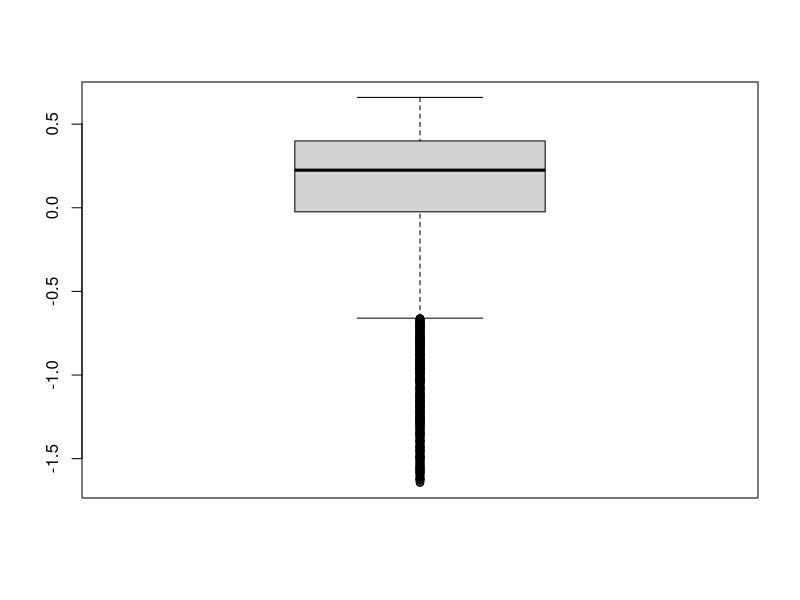
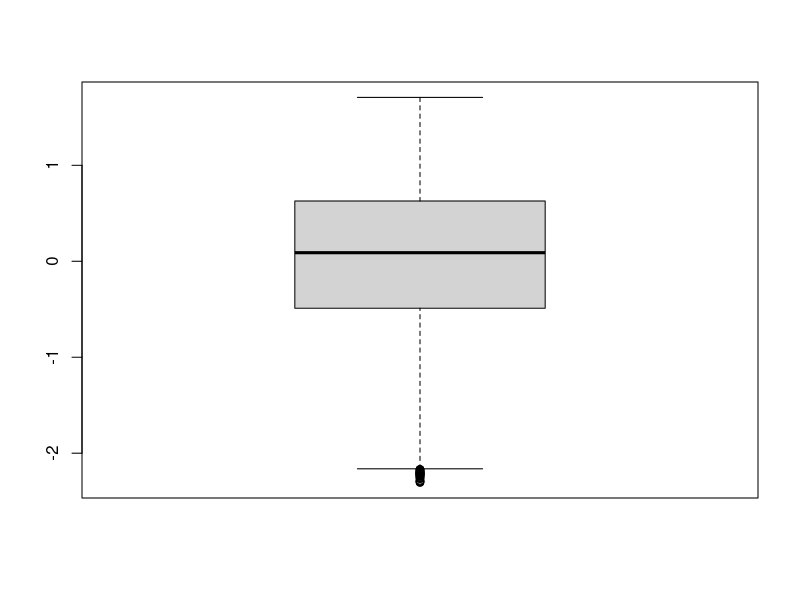
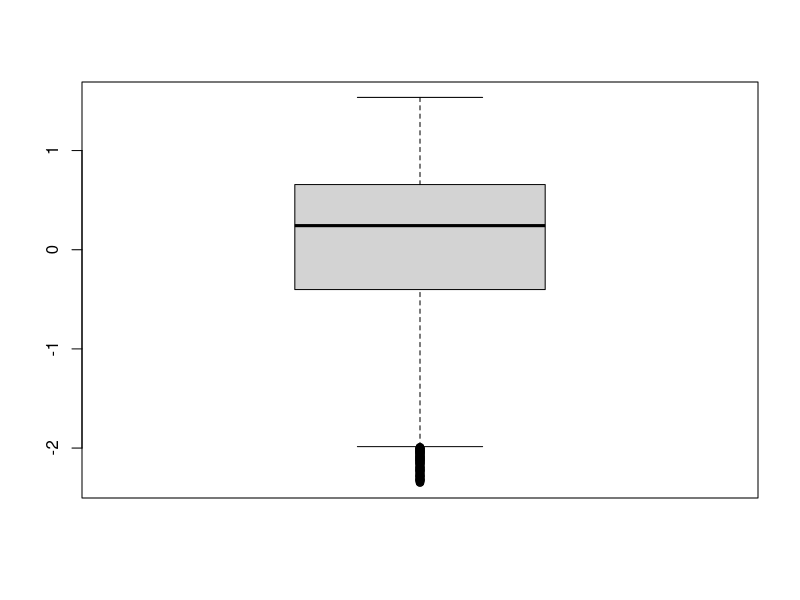
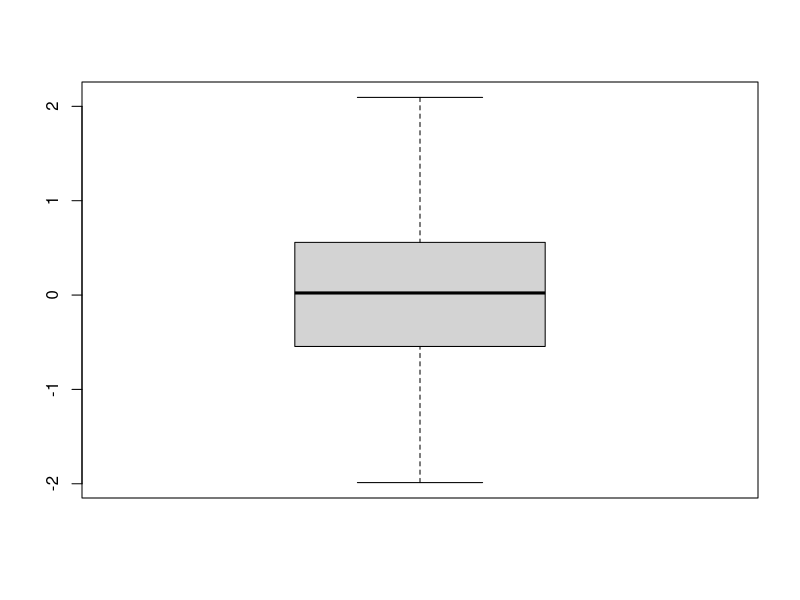
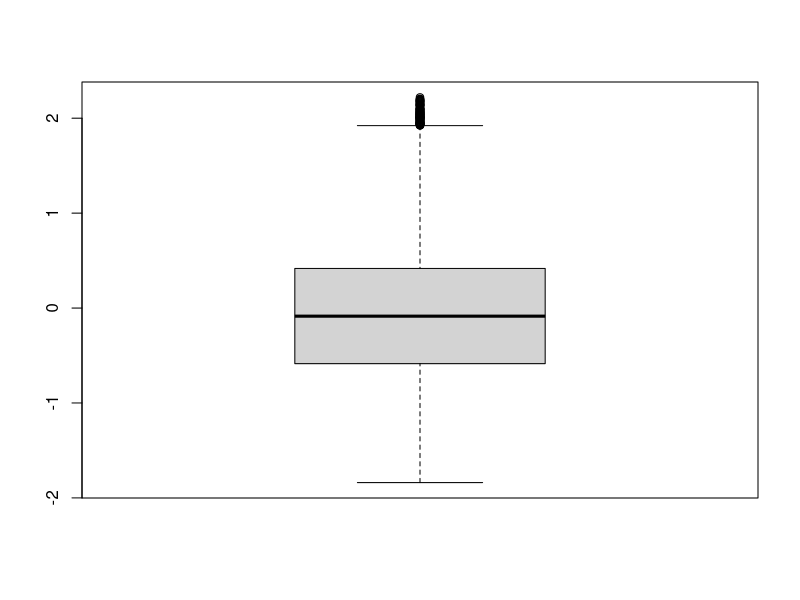
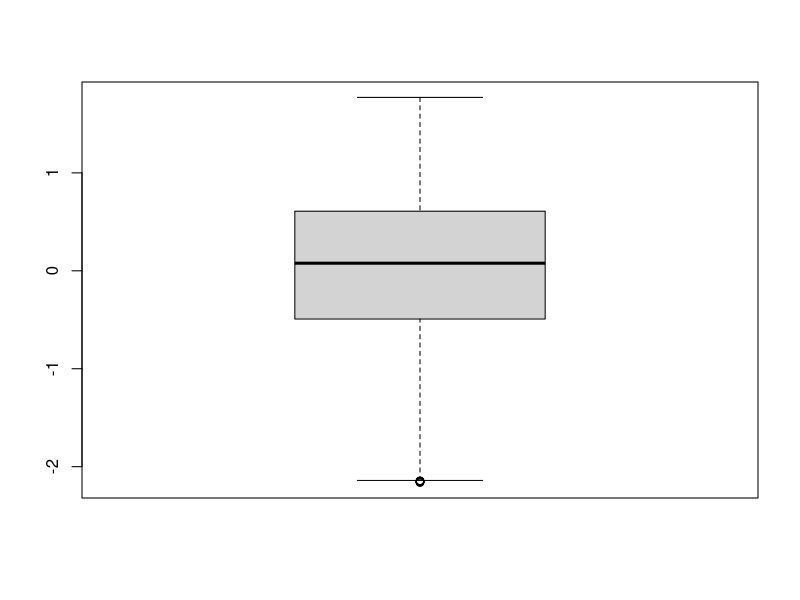
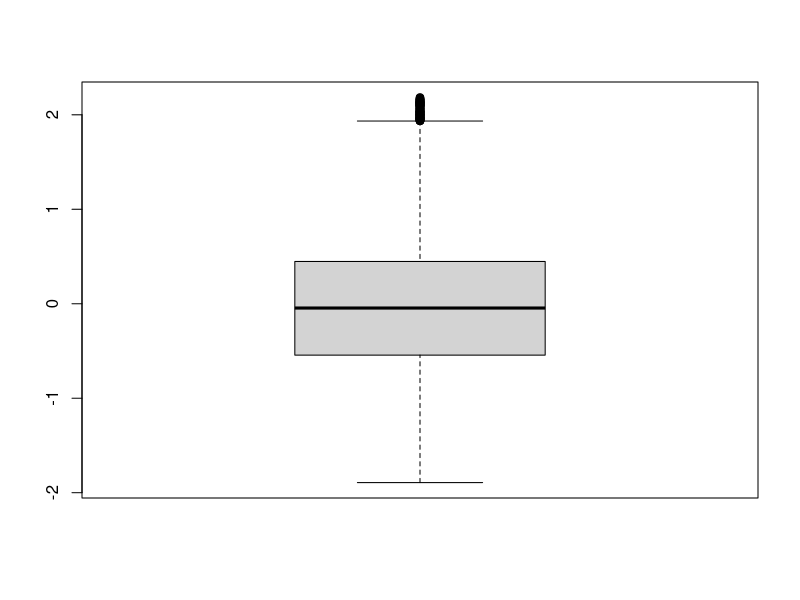
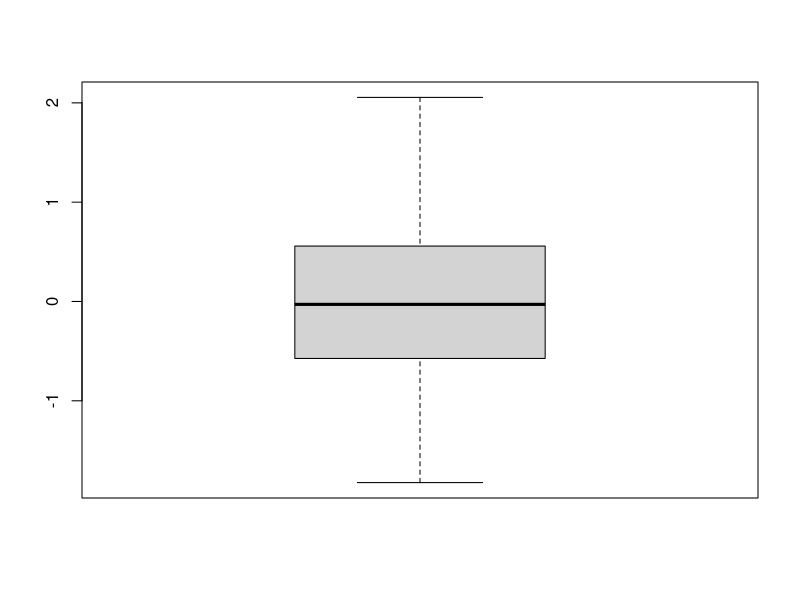

R code for these plots, in order: (Note: this script raises an error after producing the figures.)
library(ggplot2)
library(randomForest)
library(ROCR)
library(e1071)
library(rpart)
library(caret)

# 1 read input data & modify column
train<-read.csv('hw7_train.csv', header = TRUE)
test<-read.csv('hw7_test.csv', header = TRUE)
length(train[,2])
length(test[,2])
label<-c()
for(i in 1:length(test[,2])){
  label<-c(label, 0)
}
test<-cbind(test, label)
test<-test[c(1,22,2,3,4,5,6,7,8,9,10,11,12,13,14,15,16,17,18,19,20,21)]
data<-data.frame()
data<-rbind(data,train)
data<-rbind(data,test)
data<-data[2:22] # cut column X (just no meaning serial number)
str(data)

# 2 missing & odd value imputation
summary(data)
sum(is.na(data)) # no missings

# 2.1 feature1
#boxplot(data$feature1) # outliers BAD
#sum(data$feature1< -1)
lower_bound<-quantile(data$feature1, 0.025)
upper_bound<-quantile(data$feature1, 0.975)
#sum(data$feature1 < lower_bound)
data$feature1[data$feature1<lower_bound]<-median(data$feature1)
data$feature1[data$feature1>upper_bound]<-median(data$feature1)
boxplot(data$feature1)
# 2.2 
lower_bound<-quantile(data$feature2, 0.025)
upper_bound<-quantile(data$feature2, 0.975)
data$feature2[data$feature2<lower_bound]<-median(data$feature2)
data$feature2[data$feature2>upper_bound]<-median(data$feature2)
boxplot(data$feature2)
# 2.3
lower_bound<-quantile(data$feature3, 0.025)
upper_bound<-quantile(data$feature3, 0.975)
data$feature3[data$feature3<lower_bound]<-median(data$feature3)
data$feature3[data$feature3>upper_bound]<-median(data$feature3)
boxplot(data$feature3)
# 2.4
lower_bound<-quantile(data$feature4, 0.025)
upper_bound<-quantile(data$feature4, 0.975)
data$feature4[data$feature4<lower_bound]<-median(data$feature4)
data$feature4[data$feature4>upper_bound]<-median(data$feature4)
boxplot(data$feature4)
# 2.5
lower_bound<-quantile(data$feature5, 0.025)
upper_bound<-quantile(data$feature5, 0.975)
data$feature5[data$feature5<lower_bound]<-median(data$feature5)
data$feature5[data$feature5>upper_bound]<-median(data$feature5)
boxplot(data$feature5)
# 2.6
lower_bound<-quantile(data$feature6, 0.025)
upper_bound<-quantile(data$feature6, 0.975)
data$feature6[data$feature6<lower_bound]<-median(data$feature6)
data$feature6[data$feature6>upper_bound]<-median(data$feature6)
boxplot(data$feature6)
# 2.7
lower_bound<-quantile(data$feature7, 0.025)
upper_bound<-quantile(data$feature7, 0.975)
data$feature7[data$feature7<lower_bound]<-median(data$feature7)
data$feature7[data$feature7>upper_bound]<-median(data$feature7)
boxplot(data$feature7)
# 2.8
lower_bound<-quantile(data$feature8, 0.025)
upper_bound<-quantile(data$feature8, 0.975)
data$feature8[data$feature8<lower_bound]<-median(data$feature8)
data$feature8[data$feature8>upper_bound]<-median(data$feature8)
boxplot(data$feature8)
# 2.9
lower_bound<-quantile(data$feature9, 0.025)
upper_bound<-quantile(data$feature9, 0.975)
data$feature9[data$feature9<lower_bound]<-median(data$feature9)
data$feature9[data$feature9>upper_bound]<-median(data$feature9)
boxplot(data$feature9)
# 2.10
lower_bound<-quantile(data$feature10, 0.025)
upper_bound<-quantile(data$feature10, 0.975)
data$feature10[data$feature10<lower_bound]<-median(data$feature10)
data$feature10[data$feature10>upper_bound]<-median(data$feature10)
boxplot(data$feature10)
# 2.11
lower_bound<-quantile(data$feature11, 0.025)
upper_bound<-quantile(data$feature11, 0.975)
data$feature11[data$feature11<lower_bound]<-median(data$feature11)
data$feature11[data$feature11>upper_bound]<-median(data$feature11)
boxplot(data$feature11)
# 2.12
lower_bound<-quantile(data$feature12, 0.025)
upper_bound<-quantile(data$feature12, 0.975)
data$feature12[data$feature12<lower_bound]<-median(data$feature12)
data$feature12[data$feature12>upper_bound]<-median(data$feature12)
boxplot(data$feature12)
# 2.13
lower_bound<-quantile(data$feature13, 0.025)
upper_bound<-quantile(data$feature13, 0.975)
data$feature13[data$feature13<lower_bound]<-median(data$feature13)
data$feature13[data$feature13>upper_bound]<-median(data$feature13)
boxplot(data$feature13)
# 2.14
lower_bound<-quantile(data$feature14, 0.025)
upper_bound<-quantile(data$feature14, 0.975)
data$feature14[data$feature14<lower_bound]<-median(data$feature14)
data$feature14[data$feature14>upper_bound]<-median(data$feature14)
boxplot(data$feature14)
# 2.15
lower_bound<-quantile(data$feature15, 0.025)
upper_bound<-quantile(data$feature15, 0.975)
data$feature15[data$feature15<lower_bound]<-median(data$feature15)
data$feature15[data$feature15>upper_bound]<-median(data$feature15)
boxplot(data$feature15)
# 2.16
lower_bound<-quantile(data$feature16, 0.025)
upper_bound<-quantile(data$feature16, 0.975)
data$feature16[data$feature16<lower_bound]<-median(data$feature16)
data$feature16[data$feature16>upper_bound]<-median(data$feature16)
boxplot(data$feature16)
# 2.17
lower_bound<-quantile(data$feature17, 0.025)
upper_bound<-quantile(data$feature17, 0.975)
data$feature17[data$feature17<lower_bound]<-median(data$feature17)
data$feature17[data$feature17>upper_bound]<-median(data$feature17)
boxplot(data$feature17)
# 2.18
lower_bound<-quantile(data$feature18, 0.025)
upper_bound<-quantile(data$feature18, 0.975)
data$feature18[data$feature18<lower_bound]<-median(data$feature18)
data$feature18[data$feature18>upper_bound]<-median(data$feature18)
boxplot(data$feature18)
# 2.19
lower_bound<-quantile(data$feature19, 0.025)
upper_bound<-quantile(data$feature19, 0.975)
data$feature19[data$feature19<lower_bound]<-median(data$feature19)
data$feature19[data$feature19>upper_bound]<-median(data$feature19)
boxplot(data$feature19)
# 2.20
lower_bound<-quantile(data$feature20, 0.025)
upper_bound<-quantile(data$feature20, 0.975)
data$feature20[data$feature20<lower_bound]<-median(data$feature20)
data$feature20[data$feature20>upper_bound]<-median(data$feature20)
boxplot(data$feature20)

# 3 data balencing
index<-c(1:length(train[,2]))
train1<-data[index,]
test1<-data[-index,]
#train1$label<-as.factor(train1$label)

# made 3 kinds of data: (1)original (2)downsampled (3)significant features only
# (1)original
train1_o<-train1
train1_o$label<-as.factor(train1_o$label)

# (2)downsampled: do -1 class downsampling
prop.table(table(train1$label)) # no serious data imbalance -1:1=65:35 WRONG!!
newtrainData<-train1[train1$label==1,]
downsampleData<-train1[train1$label==-1,]
set.seed(8880)
downsam<-sample(1:length(downsampleData[,2]),round(length(train1[,2])*0.42))
train2<-rbind(newtrainData,downsampleData[downsam,])
train1_d<-train2[sample(nrow(train2)),]
rownames(train1_d)<-NULL
head(train1_d)
train1_d$label<-as.factor(train1_d$label)
prop.table(table(train1_d$label))

# (3)significant features only
eda<-lm(formula=label~., data=train1)
summary(eda) #feature1,2,4,5,6,10,13,14,15,16,17 are significant
fea<-c(1,2,3,5,6,7,11,14,15,16,17,18)
train1_s<-train1[,fea]
head(train1_s)
train1_s$label<-as.factor(train1_s$label)

# (4)2+3
train1_a<-train1_d[,fea]

# 4 build model
set.seed(2021)
#(1)&(3)
index<-sample(1:length(train1_o[,2]),length(train1_o[,2])*0.2)
train1_1_test<-train1_o[index,]
train1_1_train<-train1_o[-index,]
train1_3_test<-train1_s[index,]
train1_3_train<-train1_s[-index,]

#(2)&(4)
index<-sample(1:length(train1_d[,2]),length(train1_d[,2])*0.2)
train1_2_test<-train1_d[index,]
train1_2_train<-train1_d[-index,]
train1_4_test<-train1_a[index,]
train1_4_train<-train1_a[-index,]

# ====naive bayes====
#install.packages("e1071")
model_nb_1<-naiveBayes(label~., data=train1_1_train)
model_nb_2<-naiveBayes(label~., data=train1_2_train)
model_nb_3<-naiveBayes(label~., data=train1_3_train)
model_nb_4<-naiveBayes(label~., data=train1_4_train)
pred_nb_1<-predict(model_nb_1, train1_1_test)
pred_nb_2<-predict(model_nb_2, train1_2_test)
pred_nb_3<-predict(model_nb_3, train1_3_test)
pred_nb_4<-predict(model_nb_4, train1_4_test)
cM_nb_1<-table(pred_nb_1, train1_1_test$label)
cM_nb_2<-table(pred_nb_2, train1_2_test$label)
cM_nb_3<-table(pred_nb_3, train1_3_test$label)
cM_nb_4<-table(pred_nb_4, train1_4_test$label)
sum(diag(cM_nb_1))/sum(cM_nb_1)
sum(diag(cM_nb_2))/sum(cM_nb_2)
sum(diag(cM_nb_3))/sum(cM_nb_3)
sum(diag(cM_nb_4))/sum(cM_nb_4)
pred_nb<-predict(model_nb_3, test1)
head(pred_nb)
out_pred<-data.frame(id=id,label=pred_nb)
write.csv(out_pred, file='result_3_nb.csv', row.names = F) # one best or all model?

# ====decision tree====
model_dt_1<-rpart(label~., data=train1_1_train)
model_dt_2<-rpart(label~., data=train1_2_train)
model_dt_3<-rpart(label~., data=train1_3_train)
model_dt_4<-rpart(label~., data=train1_4_train)
pred_dt_1<-predict(model_dt_1, newdata=train1_1_test, type="class")
pred_dt_2<-predict(model_dt_2, newdata=train1_2_test, type="class")
pred_dt_3<-predict(model_dt_3, newdata=train1_3_test, type="class")
pred_dt_4<-predict(model_dt_4, newdata=train1_4_test, type="class")
cM_dt_1<-table(pred_dt_1, train1_1_test$label)
cM_dt_2<-table(pred_dt_2, train1_2_test$label)
cM_dt_3<-table(pred_dt_3, train1_3_test$label)
cM_dt_4<-table(pred_dt_4, train1_4_test$label)
sum(diag(cM_dt_1))/sum(cM_dt_1)
sum(diag(cM_dt_2))/sum(cM_dt_2)
sum(diag(cM_dt_3))/sum(cM_dt_3)
sum(diag(cM_dt_4))/sum(cM_dt_4)

# ====random forest====
model_rf<-randomForest(label~.,data=train1_1_train)
result<-predict(model_rf,newdata = train1_1_test[,-1],'prob')
head(result)
head(result[,1]) # % of -1
output<-result[,2]
pr<-prediction(output, train1_1_test$label)
perf<-performance(pr,"tpr","fpr")
plot(perf,colorize=TRUE)

dddd<-c(0.1,0.2,0.3,0.4,0.5,0.6,0.7,0.8,0.9)
ssss<-c(0.45,0.46,0.47,0.48,0.49,0.5,0.51,0.52,0.53,0.54,0.55)
print('2222')
for(i in dddd){ 
  print(i)
  cM<-table(truth=train1_2_test$label, prediction=result[,2]>i)
  print(cM)
  print(cM[1,1]+cM[2,2])
} # threshold=0.47 best
cM<-table(truth=train1_1_test$label, prediction=result[,2]>0.47)
print(cM[1,1]+cM[2,2])
print((cM[1,1]+cM[2,2])/(cM[1,1]+cM[1,2]+cM[2,1]+cM[2,2]))

result<-predict(model_rf,newdata = test1[,-1],'prob')
head(result)
id<-c(0:(length(test1[,2])-1))
head(id)
re<-c()
for(i in 1:length(test1[,2])){
  if(result[i,2]>0.47){
    re<-c(re,1)
  }else{
    re<-c(re,-1)
  }
}
head(re)
out_pred<-data.frame(id=id,label=re)
write.csv(out_pred, file='result_3.csv', row.names = F) # one best or all model?
